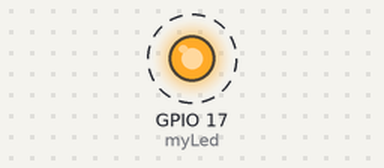
The program below on a simulated Raspberry Pi (BCM pin numbers). Shown: output pins drawn as LEDs (lit = HIGH). Dashed ring = blinking. What the program prints to the terminal is not drawn.

Above: at 0.5 s.
Timing chart, 0 to 4.6 s (numbered marks = the images above):
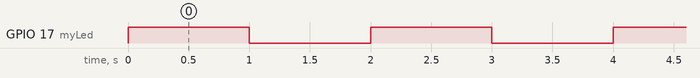

Measured:
- by itself, GPIO 17 (myLed): alternates HIGH for 1.0 s and LOW for 1.0 s

The program:

blink.py
```python
from gpiozero import LED
from gpiozero.pins.pigpio import PiGPIOFactory
from time import sleep

factory = PiGPIOFactory(host = "192.168.1.23") #raspberry pi IP Address here
myLed = LED(17, pin_factory=factory)

def blinks():
    while True:
        myLed.on()
        sleep(1)
        myLed.off()
        sleep(1)

if __name__ == "__main__":
    print("starting")
    try:
        blinks()
    except KeyboardInterrupt:
        print("ending")
```
